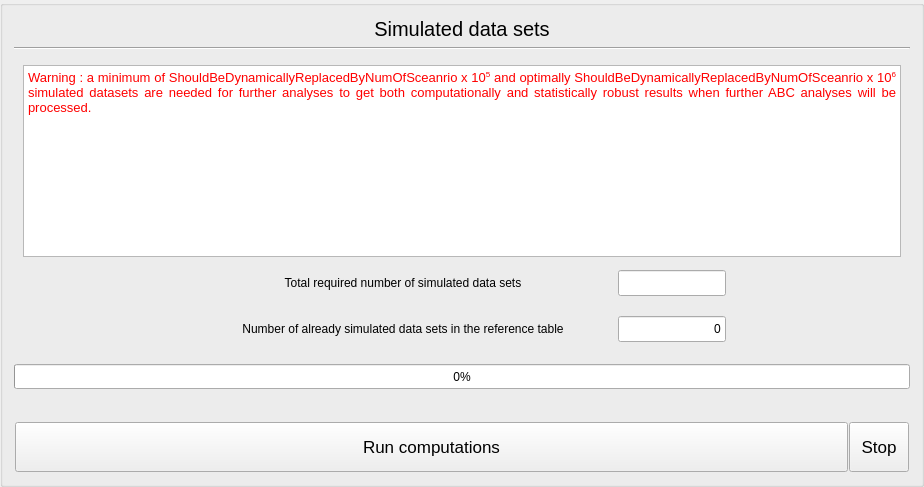
            <widget class="QGroupBox" name="groupBox_8">
             <property name="title">
              <string/>
             </property>
             <layout class="QGridLayout" name="gridLayout_11">
              <property name="sizeConstraint">
               <enum>QLayout::SetDefaultConstraint</enum>
              </property>
              <item row="0" column="0">
               <widget class="QLabel" name="dataSetsLabel">
                <property name="sizePolicy">
                 <sizepolicy hsizetype="Preferred" vsizetype="Maximum">
                  <horstretch>0</horstretch>
                  <verstretch>0</verstretch>
                 </sizepolicy>
                </property>
                <property name="font">
                 <font>
                  <pointsize>15</pointsize>
                 </font>
                </property>
                <property name="text">
                 <string>Simulated data sets</string>
                </property>
                <property name="alignment">
                 <set>Qt::AlignCenter</set>
                </property>
               </widget>
              </item>
              <item row="1" column="0">
               <widget class="QFrame" name="separationFrame">
                <property name="frameShape">
                 <enum>QFrame::HLine</enum>
                </property>
                <property name="frameShadow">
                 <enum>QFrame::Sunken</enum>
                </property>
               </widget>
              </item>
              <item row="2" column="0">
               <widget class="QFrame" name="frame_8">
                <property name="frameShape">
                 <enum>QFrame::NoFrame</enum>
                </property>
                <property name="frameShadow">
                 <enum>QFrame::Raised</enum>
                </property>
                <layout class="QVBoxLayout" name="verticalLayout_3">
                 <item>
                  <layout class="QGridLayout" name="gridLayout">
                   <property name="horizontalSpacing">
                    <number>10</number>
                   </property>
                   <item row="3" column="2">
                    <widget class="QLineEdit" name="nbSetsReqEdit">
                     <property name="sizePolicy">
                      <sizepolicy hsizetype="Fixed" vsizetype="Fixed">
                       <horstretch>0</horstretch>
                       <verstretch>0</verstretch>
                      </sizepolicy>
                     </property>
                     <property name="minimumSize">
                      <size>
                       <width>0</width>
                       <height>26</height>
                      </size>
                     </property>
                     <property name="maximumSize">
                      <size>
                       <width>120</width>
                       <height>26</height>
                      </size>
                     </property>
                     <property name="alignment">
                      <set>Qt::AlignRight|Qt::AlignTrailing|Qt::AlignVCenter</set>
                     </property>
                    </widget>
                   </item>
                   <item row="3" column="0">
                    <spacer name="horizontalSpacer_5">
                     <property name="orientation">
                      <enum>Qt::Horizontal</enum>
                     </property>
                     <property name="sizeHint" stdset="0">
                      <size>
                       <width>40</width>
                       <height>20</height>
                      </size>
                     </property>
                    </spacer>
                   </item>
                   <item row="4" column="0">
                    <spacer name="horizontalSpacer_6">
                     <property name="orientation">
                      <enum>Qt::Horizontal</enum>
                     </property>
                     <property name="sizeHint" stdset="0">
                      <size>
                       <width>40</width>
                       <height>20</height>
                      </size>
                     </property>
                    </spacer>
                   </item>
                   <item row="4" column="1">
                    <widget class="QLabel" name="nbSetsDoneLabel">
                     <property name="sizePolicy">
                      <sizepolicy hsizetype="Preferred" vsizetype="Fixed">
                       <horstretch>0</horstretch>
                       <verstretch>0</verstretch>
                      </sizepolicy>
                     </property>
                     <property name="minimumSize">
                      <size>
                       <width>410</width>
                       <height>40</height>
                      </size>
                     </property>
                     <property name="maximumSize">
                      <size>
                       <width>410</width>
                       <height>40</height>
                      </size>
                     </property>
                     <property name="text">
                      <string>Number of already simulated data sets in the reference table</string>
                     </property>
                     <property name="textFormat">
                      <enum>Qt::AutoText</enum>
                     </property>
                     <property name="alignment">
                      <set>Qt::AlignCenter</set>
                     </property>
                     <property name="wordWrap">
                      <bool>true</bool>
                     </property>
                    </widget>
                   </item>
                   <item row="3" column="1">
                    <widget class="QLabel" name="nbSetsReqLabel">
                     <property name="sizePolicy">
                      <sizepolicy hsizetype="Preferred" vsizetype="Fixed">
                       <horstretch>0</horstretch>
                       <verstretch>0</verstretch>
                      </sizepolicy>
                     </property>
                     <property name="minimumSize">
                      <size>
                       <width>410</width>
                       <height>40</height>
                      </size>
                     </property>
                     <property name="maximumSize">
                      <size>
                       <width>410</width>
                       <height>40</height>
                      </size>
                     </property>
                     <property name="text">
                      <string>Total required number of simulated data sets</string>
                     </property>
                     <property name="alignment">
                      <set>Qt::AlignCenter</set>
                     </property>
                     <property name="wordWrap">
                      <bool>true</bool>
                     </property>
                    </widget>
                   </item>
                   <item row="3" column="3">
                    <spacer name="horizontalSpacer_3">
                     <property name="orientation">
                      <enum>Qt::Horizontal</enum>
                     </property>
                     <property name="sizeHint" stdset="0">
                      <size>
                       <width>40</width>
                       <height>20</height>
                      </size>
                     </property>
                    </spacer>
                   </item>
                   <item row="4" column="3">
                    <spacer name="horizontalSpacer_4">
                     <property name="orientation">
                      <enum>Qt::Horizontal</enum>
                     </property>
                     <property name="sizeHint" stdset="0">
                      <size>
                       <width>40</width>
                       <height>20</height>
                      </size>
                     </property>
                    </spacer>
                   </item>
                   <item row="4" column="2">
                    <widget class="QLineEdit" name="nbSetsDoneEdit">
                     <property name="sizePolicy">
                      <sizepolicy hsizetype="Fixed" vsizetype="Fixed">
                       <horstretch>0</horstretch>
                       <verstretch>0</verstretch>
                      </sizepolicy>
                     </property>
                     <property name="minimumSize">
                      <size>
                       <width>0</width>
                       <height>26</height>
                      </size>
                     </property>
                     <property name="maximumSize">
                      <size>
                       <width>120</width>
                       <height>26</height>
                      </size>
                     </property>
                     <property name="text">
                      <string>0</string>
                     </property>
                     <property name="alignment">
                      <set>Qt::AlignRight|Qt::AlignTrailing|Qt::AlignVCenter</set>
                     </property>
                     <property name="readOnly">
                      <bool>true</bool>
                     </property>
                    </widget>
                   </item>
                   <item row="2" column="0" colspan="4">
                    <widget class="QTextBrowser" name="warningNumTextBrowser">
                     <property name="html">
                      <string>&lt;!DOCTYPE HTML PUBLIC &quot;-//W3C//DTD HTML 4.0//EN&quot; &quot;http://www.w3.org/TR/REC-html40/strict.dtd&quot;&gt;
&lt;html&gt;&lt;head&gt;&lt;meta name=&quot;qrichtext&quot; content=&quot;1&quot; /&gt;&lt;style type=&quot;text/css&quot;&gt;
p, li { white-space: pre-wrap; }
&lt;/style&gt;&lt;/head&gt;&lt;body style=&quot; font-family:'Ubuntu'; font-size:11pt; font-weight:400; font-style:normal;&quot;&gt;
&lt;p align=&quot;justify&quot; style=&quot; margin-top:12px; margin-bottom:12px; margin-left:0px; margin-right:0px; -qt-block-indent:0; text-indent:0px;&quot;&gt;&lt;span style=&quot; font-size:10pt; color:#ff0000;&quot;&gt;Warning : a minimum of ShouldBeDynamicallyReplacedByNumOfSceanrio x 10&lt;/span&gt;&lt;span style=&quot; font-size:10pt; color:#ff0000; vertical-align:super;&quot;&gt;5&lt;/span&gt;&lt;span style=&quot; font-size:10pt; color:#ff0000;&quot;&gt; and optimally ShouldBeDynamicallyReplacedByNumOfSceanrio x 10&lt;/span&gt;&lt;span style=&quot; font-size:10pt; color:#ff0000; vertical-align:super;&quot;&gt;6&lt;/span&gt;&lt;span style=&quot; font-size:10pt; color:#ff0000;&quot;&gt; simulated datasets are needed for further analyses to get both computationally and statistically robust results when further ABC analyses will be processed. &lt;/span&gt;&lt;/p&gt;&lt;/body&gt;&lt;/html&gt;</string>
                     </property>
                    </widget>
                   </item>
                  </layout>
                 </item>
                </layout>
               </widget>
              </item>
              <item row="3" column="0">
               <widget class="QProgressBar" name="progressBar">
                <property name="sizePolicy">
                 <sizepolicy hsizetype="Preferred" vsizetype="Preferred">
                  <horstretch>0</horstretch>
                  <verstretch>0</verstretch>
                 </sizepolicy>
                </property>
                <property name="minimumSize">
                 <size>
                  <width>0</width>
                  <height>25</height>
                 </size>
                </property>
                <property name="maximumSize">
                 <size>
                  <width>16777215</width>
                  <height>25</height>
                 </size>
                </property>
                <property name="value">
                 <number>0</number>
                </property>
                <property name="alignment">
                 <set>Qt::AlignCenter</set>
                </property>
                <property name="textVisible">
                 <bool>true</bool>
                </property>
                <property name="orientation">
                 <enum>Qt::Horizontal</enum>
                </property>
               </widget>
              </item>
              <item row="5" column="0">
               <widget class="QFrame" name="frame_3">
                <property name="frameShape">
                 <enum>QFrame::NoFrame</enum>
                </property>
                <property name="frameShadow">
                 <enum>QFrame::Raised</enum>
                </property>
                <layout class="QHBoxLayout" name="horizontalLayout_3">
                 <property name="spacing">
                  <number>1</number>
                 </property>
                 <property name="margin">
                  <number>1</number>
                 </property>
                 <item>
                  <widget class="QPushButton" name="runReftableButton">
                   <property name="minimumSize">
                    <size>
                     <width>0</width>
                     <height>50</height>
                    </size>
                   </property>
                   <property name="font">
                    <font>
                     <pointsize>13</pointsize>
                    </font>
                   </property>
                   <property name="text">
                    <string>Run computations</string>
                   </property>
                  </widget>
                 </item>
                 <item>
                  <widget class="QPushButton" name="stopReftableButton">
                   <property name="minimumSize">
                    <size>
                     <width>60</width>
                     <height>50</height>
                    </size>
                   </property>
                   <property name="maximumSize">
                    <size>
                     <width>60</width>
                     <height>50</height>
                    </size>
                   </property>
                   <property name="font">
                    <font>
                     <pointsize>13</pointsize>
                    </font>
                   </property>
                   <property name="text">
                    <string>Stop</string>
                   </property>
                  </widget>
                 </item>
                </layout>
               </widget>
              </item>
              <item row="4" column="0">
               <widget class="QFrame" name="fromToFrame">
                <property name="frameShape">
                 <enum>QFrame::NoFrame</enum>
                </property>
                <property name="frameShadow">
                 <enum>QFrame::Raised</enum>
                </property>
                <layout class="QHBoxLayout" name="horizontalLayout_8">
                 <property name="topMargin">
                  <number>0</number>
                 </property>
                 <property name="bottomMargin">
                  <number>0</number>
                 </property>
                 <item>
                  <widget class="QLabel" name="nbReqFromLabel">
                   <property name="text">
                    <string/>
                   </property>
                  </widget>
                 </item>
                 <item>
                  <spacer name="horizontalSpacer_2">
                   <property name="orientation">
                    <enum>Qt::Horizontal</enum>
                   </property>
                   <property name="sizeHint" stdset="0">
                    <size>
                     <width>858</width>
                     <height>20</height>
                    </size>
                   </property>
                  </spacer>
                 </item>
                 <item>
                  <widget class="QLabel" name="nbReqToLabel">
                   <property name="text">
                    <string/>
                   </property>
                  </widget>
                 </item>
                </layout>
               </widget>
              </item>
             </layout>
            </widget>
